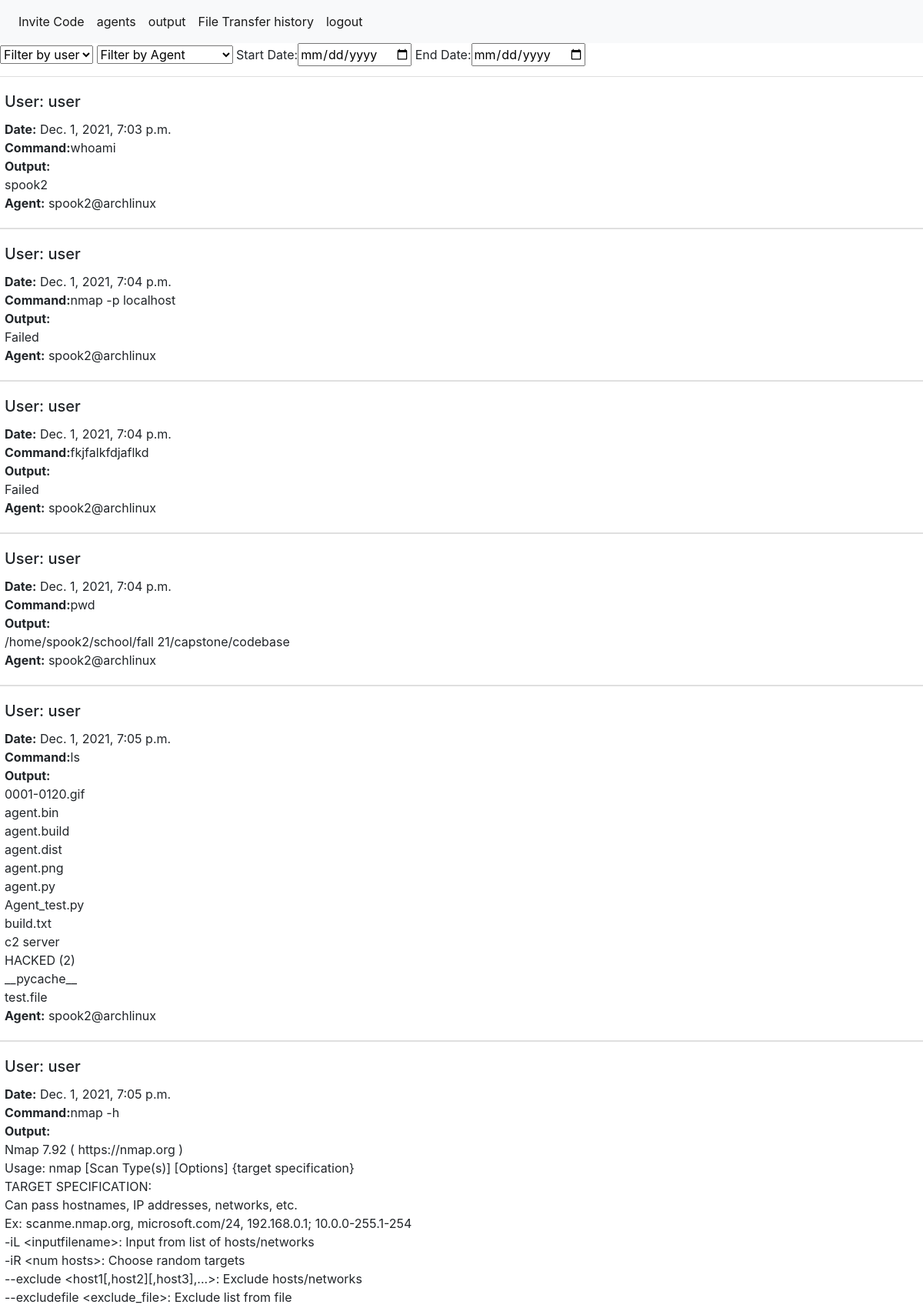
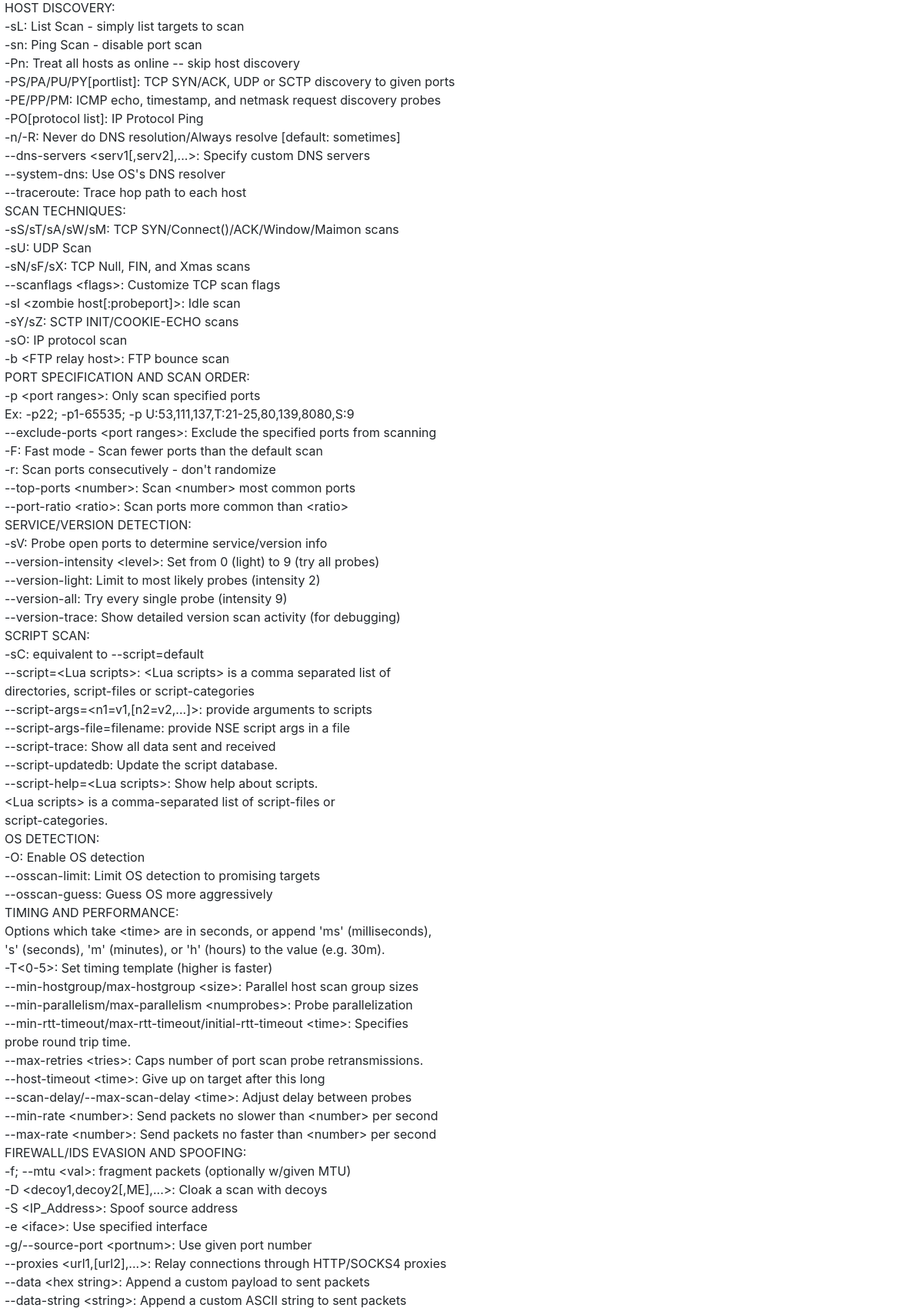
Page /output/ (signed in, upper part) on the committed database (2 pictures, top to bottom).
### api/models.py (models this page shows)
class UserActionLog(models.Model):
    User= models.ForeignKey(User, on_delete=models.PROTECT)
    Command = models.TextField()
    Output = models.TextField()
    Date = models.DateTimeField(default=timezone.now)
    CommandTypeEnumChoice=(
        ('FileTransfer','FileTransfer'),
        ('ShellCommand','ShellCommand')
    )
    CommandType = models.CharField(choices=CommandTypeEnumChoice,max_length=255)
    TransferLog= models.ForeignKey(FileTransferLog, on_delete=models.PROTECT,null=True,blank=True)
    Agent= models.ForeignKey(Agent,on_delete=models.PROTECT )
    Queued = models.BooleanField(default=True)

class Agent(models.Model):
    name= models.CharField(max_length=100)
    LastCheckinDate= models.DateTimeField(default=timezone.now)
    def __str__(self):
        return self.name

### frontend/views.py (the view)
# urls.py: path('output/', views.output, name='output'),
@login_required
def output(request):
    output_list= UserActionLog.objects.all().filter(CommandType='ShellCommand')
    user_list = User.objects.all().distinct()
    agent_list = Agent.objects.all().distinct()
    context= {
        'log_list': list(output_list),
        'user_list': list(user_list),
        'agent_list': list(agent_list),
        }
    return render(request, 'frontend/output.html', context)

### frontend/templates/frontend/output.html (shortened to what this page needs)
{% extends 'frontend/base.html' %}
{% block content %}
<select id="UserSelect" class="form-select form-select-lg mb-3" aria-label=".form-select-lg example" onChange="hidebutgood()">
<option selected>Filter by user</option>
</select>
<select id="AgentSelect" class="form-select form-select-lg mb-3" aria-label=".form-select-lg example" onChange="hidebutgood()">
  <option selected>Filter by Agent</option>
</select>
Start Date:<input id="StartDate" type="date" onChange="hidebutgood()" >
End Date:<input id="EndDate" type="date" onChange="hidebutgood()">
{% if log_list %}
{% for log in log_list %}
<div class="row">
<div class="card" style="width: 100%;">
<div class="card-body">
  <h5 class="card-title">User: {{log.User}} </h5>
  <div class="card-text"><b>Date:</b> {{log.Date}}</div>
    <div class="card-text"><b>Command:</b>{{log.Command}}</div>
    {% if log.Output %}
    <div class="card-text"><b>Output:</b></div>
    {% for out in log.Output.splitlines %}
    <div class="card-text">{{out}}</div>
    {% endfor %}
    {% else %}
    <div class="card-text">Output:No output yet</div>
{% endif %}
    <div class="card-text"><b>Agent:</b> {{log.Agent}}</div>
</div>
</div> </div>
{% endfor %}
{% else %}
<p>No agents are available.</p>
{% endif %}
{% endblock %}

### rows in the picture
UserActionLog: User "user", Date "Dec. 1, 2021, 7:03 p.m.", Command "whoami", splitlines "spook2", Agent "spook2@archlinux"
UserActionLog: User "user", Date "Dec. 1, 2021, 7:04 p.m.", Command "nmap -p localhost", splitlines "Failed", Agent "spook2@archlinux"
UserActionLog: User "user", Date "Dec. 1, 2021, 7:04 p.m.", Command "fkjfalkfdjaflkd", splitlines "Failed", Agent "spook2@archlinux"
UserActionLog: User "user", Date "Dec. 1, 2021, 7:04 p.m.", Command "pwd", splitlines "/home/spook2/school/fall 21/capstone/codebase", Agent "spook2@archlinux"
UserActionLog: User "user", Date "Dec. 1, 2021, 7:05 p.m.", Command "ls", splitlines "0001-0120.gif" "agent.bin" "agent.build" "agent.dist" "agent.png" "agent.py" "Agent_test.py" "build.txt" "c2 server" "HACKED (2)" "__pycache__" "test.file", Agent "spook2@archlinux"
UserActionLog: User "user", Date "Dec. 1, 2021, 7:05 p.m.", Command "nmap -h", splitlines "Nmap 7.92 ( https://nmap.org )" "Usage: nmap [Scan Type(s)] [Options] {target specification}" "TARGET SPECIFICATION:" "Can pass hostnames, IP addresses, networks, etc." "Ex: scanme.nmap.org, microsoft.com/24, 192.168.0.1; 10.0.0-255.1-254" "-iL <inputfilename>: Input from list of hosts/networks" "-iR <num hosts>: Choose random targets" "--exclude <host1[,host2][,host3],...>: Exclude hosts/networks" "--excludefile <exclude_file>: Exclude list from file" "HOST DISCOVERY:" "-sL: List Scan - simply list targets to scan" "-sn: Ping Scan - disable port scan" "-Pn: Treat all hosts as online -- skip host discovery" "-PS/PA/PU/PY[portlist]: TCP SYN/ACK, UDP or SCTP discovery to given ports" "-PE/PP/PM: ICMP echo, timestamp, and netmask request discovery probes" "-PO[protocol list]: IP Protocol Ping" "-n/-R: Never do DNS resolution/Always resolve [default: sometimes]" "--dns-servers <serv1[,serv2],...>: Specify custom DNS servers" "--system-dns: Use OS's DNS resolver" "--traceroute: Trace hop path to each host" "SCAN TECHNIQUES:" "-sS/sT/sA/sW/sM: TCP SYN/Connect()/ACK/Window/Maimon scans" "-sU: UDP Scan" "-sN/sF/sX: TCP Null, FIN, and Xmas scans" "--scanflags <flags>: Customize TCP scan flags" "-sI <zombie host[:probeport]>: Idle scan" "-sY/sZ: SCTP INIT/COOKIE-ECHO scans" "-sO: IP protocol scan" "-b <FTP relay host>: FTP bounce scan" "PORT SPECIFICATION AND SCAN ORDER:" "-p <port ranges>: Only scan specified ports" "Ex: -p22; -p1-65535; -p U:53,111,137,T:21-25,80,139,8080,S:9" "--exclude-ports <port ranges>: Exclude the specified ports from scanning" "-F: Fast mode - Scan fewer ports than the default scan" "-r: Scan ports consecutively - don't randomize" "--top-ports <number>: Scan <number> most common ports" "--port-ratio <ratio>: Scan ports more common than <ratio>" "SERVICE/VERSION DETECTION:" "-sV: Probe open ports to determine service/version info" "--version-intensity <level>: Set from 0 (light) to 9 (try all probes)" "--version-light: Limit to most likely probes (intensity 2)" "--version-all: Try every single probe (intensity 9)" "--version-trace: Show detailed version scan activity (for debugging)" "SCRIPT SCAN:" "-sC: equivalent to --script=default" "--script=<Lua scripts>: <Lua scripts> is a comma separated list of" "directories, script-files or script-categories" "--script-args=<n1=v1,[n2=v2,...]>: provide arguments to scripts" "--script-args-file=filename: provide NSE script args in a file" "--script-trace: Show all data sent and received" "--script-updatedb: Update the script database." "--script-help=<Lua scripts>: Show help about scripts." "<Lua scripts> is a comma-separated list of script-files or" "script-categories." "OS DETECTION:" "-O: Enable OS detection" "--osscan-limit: Limit OS detection to promising targets" "--osscan-guess: Guess OS more aggressively" "TIMING AND PERFORMANCE:" "Options which take <time> are in seconds, or append 'ms' (milliseconds)," "'s' (seconds), 'm' (minutes), or 'h' (hours) to the value (e.g. 30m)." "-T<0-5>: Set timing template (higher is faster)" "--min-hostgroup/max-hostgroup <size>: Parallel host scan group sizes" "--min-parallelism/max-parallelism <numprobes>: Probe parallelization" "--min-rtt-timeout/max-rtt-timeout/initial-rtt-timeout <time>: Specifies" "probe round trip time." "--max-retries <tries>: Caps number of port scan probe retransmissions." "--host-timeout <time>: Give up on target after this long" "--scan-delay/--max-scan-delay <time>: Adjust delay between probes" "--min-rate <number>: Send packets no slower than <number> per second" "--max-rate <number>: Send packets no faster than <number> per second" "FIREWALL/IDS EVASION AND SPOOFING:" "-f; --mtu <val>: fragment packets (optionally w/given MTU)" "-D <decoy1,decoy2[,ME],...>: Cloak a scan with decoys" "-S <IP_Address>: Spoof source address" "-e <iface>: Use specified interface" "-g/--source-port <portnum>: Use given port number" "--proxies <url1,[url2],...>: Relay connections through HTTP/SOCKS4 proxies" "--data <hex string>: Append a custom payload to sent packets" "--data-string <string>: Append a custom ASCII string to sent packets"
